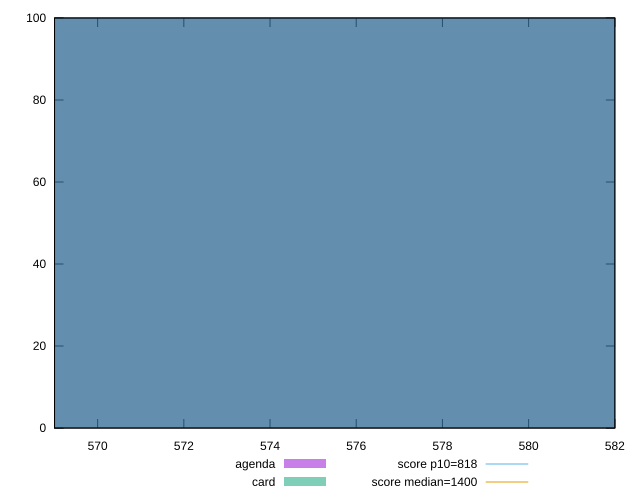

The gnuplot source for this figure:
reset

$agenda <<EOF
575.7495957208596 100
EOF

$card <<EOF
575.7495957208596 100
EOF

set key outside below
set boxwidth 15.151305150548938
set xrange [569:582]
set yrange [0:100]
set trange [0:100]
set style fill transparent solid 0.5 noborder

set parametric
set terminal svg size 640, 500 enhanced background rgb 'white'
set output "reports/report_00031_2021-02-24T23-18-18.084Z/dom-size/comparison/histogram/1_vs_2.svg"

plot $agenda title "agenda" with boxes, \
     $card title "card" with boxes, \
     818,t title "score p10=818", \
     1400,t title "score median=1400"

reset
